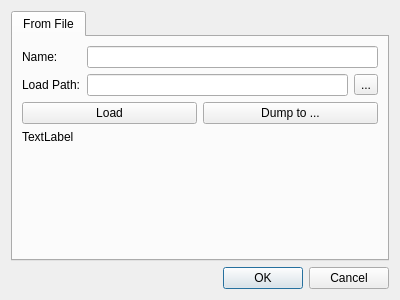
<?xml version="1.0" encoding="UTF-8"?>
<ui version="4.0">
 <class>DataInspector</class>
 <widget class="QDialog" name="DataInspector">
  <property name="geometry">
   <rect>
    <x>0</x>
    <y>0</y>
    <width>400</width>
    <height>300</height>
   </rect>
  </property>
  <property name="windowTitle">
   <string>Dialog</string>
  </property>
  <layout class="QVBoxLayout" name="verticalLayout">
   <item>
    <widget class="QTabWidget" name="tabWidget">
     <property name="currentIndex">
      <number>0</number>
     </property>
     <widget class="QWidget" name="from_file">
      <attribute name="title">
       <string>From File</string>
      </attribute>
      <layout class="QVBoxLayout" name="verticalLayout_2">
       <item>
        <layout class="QHBoxLayout" name="horizontalLayout_2">
         <item>
          <layout class="QVBoxLayout" name="verticalLayout_3">
           <item>
            <widget class="QLabel" name="name_label">
             <property name="text">
              <string>Name:</string>
             </property>
            </widget>
           </item>
           <item>
            <widget class="QLabel" name="label">
             <property name="text">
              <string>Load Path:</string>
             </property>
            </widget>
           </item>
          </layout>
         </item>
         <item>
          <layout class="QVBoxLayout" name="verticalLayout_4">
           <item>
            <widget class="QLineEdit" name="var_name"/>
           </item>
           <item>
            <layout class="QHBoxLayout" name="horizontalLayout">
             <item>
              <widget class="QLineEdit" name="path_edit"/>
             </item>
             <item>
              <widget class="QToolButton" name="file_btn">
               <property name="text">
                <string>...</string>
               </property>
              </widget>
             </item>
            </layout>
           </item>
          </layout>
         </item>
        </layout>
       </item>
       <item>
        <layout class="QHBoxLayout" name="horizontalLayout_3">
         <item>
          <widget class="QPushButton" name="load_btn">
           <property name="text">
            <string>Load</string>
           </property>
          </widget>
         </item>
         <item>
          <widget class="QPushButton" name="dump_to_btn">
           <property name="text">
            <string>Dump to ...</string>
           </property>
          </widget>
         </item>
        </layout>
       </item>
       <item>
        <widget class="QLabel" name="data_info">
         <property name="text">
          <string>TextLabel</string>
         </property>
        </widget>
       </item>
       <item>
        <spacer name="verticalSpacer_2">
         <property name="orientation">
          <enum>Qt::Vertical</enum>
         </property>
         <property name="sizeHint" stdset="0">
          <size>
           <width>20</width>
           <height>40</height>
          </size>
         </property>
        </spacer>
       </item>
      </layout>
     </widget>
    </widget>
   </item>
   <item>
    <widget class="QDialogButtonBox" name="buttonBox">
     <property name="orientation">
      <enum>Qt::Horizontal</enum>
     </property>
     <property name="standardButtons">
      <set>QDialogButtonBox::Cancel|QDialogButtonBox::Ok</set>
     </property>
    </widget>
   </item>
  </layout>
 </widget>
 <resources/>
 <connections>
  <connection>
   <sender>buttonBox</sender>
   <signal>accepted()</signal>
   <receiver>DataInspector</receiver>
   <slot>accept()</slot>
   <hints>
    <hint type="sourcelabel">
     <x>248</x>
     <y>254</y>
    </hint>
    <hint type="destinationlabel">
     <x>157</x>
     <y>274</y>
    </hint>
   </hints>
  </connection>
  <connection>
   <sender>buttonBox</sender>
   <signal>rejected()</signal>
   <receiver>DataInspector</receiver>
   <slot>reject()</slot>
   <hints>
    <hint type="sourcelabel">
     <x>316</x>
     <y>260</y>
    </hint>
    <hint type="destinationlabel">
     <x>286</x>
     <y>274</y>
    </hint>
   </hints>
  </connection>
 </connections>
</ui>
